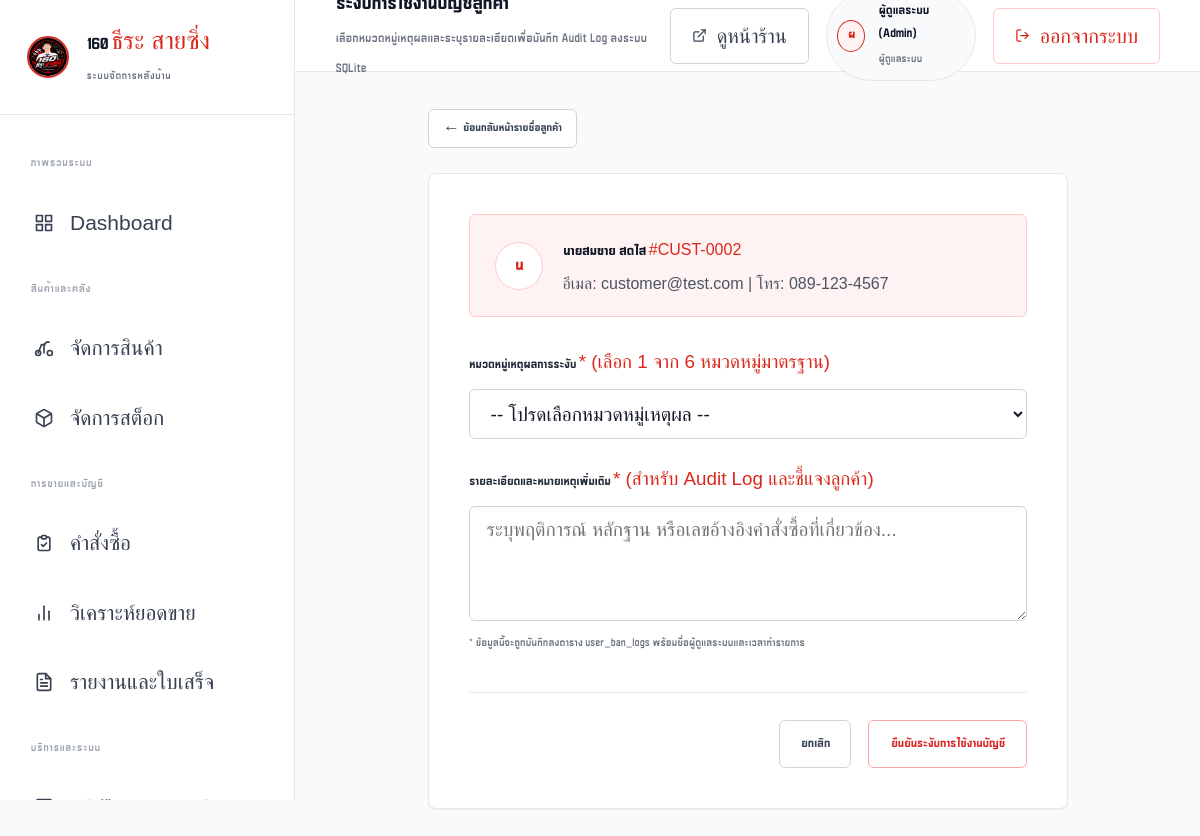
Screenshot of /admin/customer/2/ban (signed in) with the database file from the repository.
### tables this page shows
CREATE TABLE users (
        id INTEGER PRIMARY KEY AUTOINCREMENT,
        name TEXT NOT NULL,
        email TEXT NOT NULL UNIQUE,
        password_hash TEXT NOT NULL,
        role TEXT NOT NULL DEFAULT 'customer', -- 'admin' หรือ 'customer'
        phone TEXT,
        address TEXT,
        created_at TIMESTAMP DEFAULT CURRENT_TIMESTAMP
    , avatar TEXT, is_banned INTEGER DEFAULT 0, banned_at TIMESTAMP, banned_reason TEXT);

### routes/admin.py (the view, shortened to what this page needs)
@admin_bp.route('/customer/<int:user_id>/ban', methods=['GET', 'POST'])
@admin_required
def customer_ban(user_id):
    conn = get_db_connection()
    user = conn.execute("SELECT * FROM users WHERE id = ?", (user_id,)).fetchone()
    if not user:
        conn.close()
        flash('ไม่พบสมาชิกลูกค้าที่ระบุ', 'danger')
        return redirect(url_for('admin.customers'))
    if user['role'] == 'admin':
        conn.close()
        flash('ไม่อนุญาตให้ระงับการใช้งานบัญชีผู้ดูแลระบบ (Admin)', 'danger')
        return redirect(url_for('admin.customers'))
    conn.close()
    return render_template('admin/customer_ban.html', customer=user, reason_categories=BAN_REASON_CATEGORIES)

### database.py (called while the page is built)
def get_db_connection():
    os.makedirs(INSTANCE_DIR, exist_ok=True)
    conn = sqlite3.connect(DB_PATH)
    conn.row_factory = sqlite3.Row
    conn.execute("PRAGMA foreign_keys = ON;")
    return conn

### routes/auth.py (called while the page is built)
def admin_required(f):
    @wraps(f)
    def decorated_function(*args, **kwargs):
        if 'user_id' not in session:
            flash('กรุณาเข้าสู่ระบบด้วยบัญชีผู้ดูแลระบบ', 'warning')
            return redirect(url_for('auth.login', next=request.url))
        if session.get('user_role') != 'admin':
            flash('คุณไม่มีสิทธิ์เข้าถึงหน้าระบบผู้ดูแล', 'danger')
            return redirect(url_for('shop.home'))
        return f(*args, **kwargs)
    return decorated_function

### templates/admin/customer_ban.html (shortened to what this page needs)
{% extends 'admin/base_admin.html' %}
{% block page_desc %}เลือกหมวดหมู่เหตุผลและระบุรายละเอียดเพื่อบันทึก Audit Log ลงระบบ SQLite{% endblock %}
{% block admin_content %}
<div style="max-width: 640px; margin: 0 auto; width: 100%;">
  <div style="margin-bottom: 1.25rem;">
    <a href="{{ url_for('admin.customers') }}" class="admin-btn admin-btn-outline admin-btn-sm">
      &larr; ย้อนกลับหน้ารายชื่อลูกค้า
    </a>
  </div>
  <div class="admin-form-wrap">
    <div style="background: var(--admin-red-light); border: 1px solid var(--admin-red-border); border-radius: var(--admin-radius-sm); padding: 1rem 1.25rem; margin-bottom: 1.5rem; display: flex; align-items: center; gap: 1rem;">
      <div style="width: 48px; height: 48px; border-radius: 50%; background: #ffffff; color: var(--admin-red); display: flex; align-items: center; justify-content: center; font-size: 1.25rem; font-weight: 800; border: 1.5px solid var(--admin-red-border); flex-shrink: 0;">
        {{ customer.name[:1] }}
      </div>
      <div>
        <div style="font-weight: 800; font-size: 1.05rem; color: var(--admin-gray-900);">
          {{ customer.name }} <span style="font-size: 0.8rem; color: var(--admin-red); font-weight: normal;">#CUST-{{ "%04d"|format(customer.id) }}</span>
        </div>
        <div style="font-size: 0.8rem; color: var(--admin-gray-600); margin-top: 2px;">
          อีเมล: {{ customer.email }} | โทร: {{ customer.phone or '-' }}
        </div>
      </div>
    </div>
    <form action="{{ url_for('admin.customer_ban', user_id=customer.id) }}" method="POST">
      <div class="admin-form-group" style="margin-bottom: 1.25rem;">
        <label for="reason_category" class="admin-form-label">
          หมวดหมู่เหตุผลการระงับ <span class="required">* (เลือก 1 จาก 6 หมวดหมู่มาตรฐาน)</span>
        </label>
        <select name="reason_category" id="reason_category" class="admin-form-control" required>
          <option value="">-- โปรดเลือกหมวดหมู่เหตุผล --</option>
        </select>
      </div>
      <div class="admin-form-group" style="margin-bottom: 1.5rem;">
        <label for="reason_detail" class="admin-form-label">
          รายละเอียดและหมายเหตุเพิ่มเติม <span class="required">* (สำหรับ Audit Log และชี้แจงลูกค้า)</span>
        </label>
        <textarea name="reason_detail" id="reason_detail" class="admin-form-control" rows="4" required placeholder="ระบุพฤติการณ์ หลักฐาน หรือเลขอ้างอิงคำสั่งซื้อที่เกี่ยวข้อง..."></textarea>
        <span class="admin-form-hint">
          * ข้อมูลนี้จะถูกบันทึกลงตาราง user_ban_logs พร้อมชื่อผู้ดูแลระบบและเวลาทำรายการ
        </span>
      </div>
      <div class="form-actions-footer">
        <a href="{{ url_for('admin.customers') }}" class="admin-btn admin-btn-outline">
          ยกเลิก
        </a>
        <button type="submit" class="admin-btn admin-btn-danger" onclick="return confirm('ยืนยันการระงับบัญชีลูกค้ารายนี้? บัญชีจะไม่สามารถเข้าสู่ระบบได้ทันที');">
          ยืนยันระงับการใช้งานบัญชี
        </button>
      </div>
    </form>
  </div>
</div>
{% endblock %}

### static/css/style.css (style rules this page uses)
:root { --font-primary: 'Unknow-Zero', sans-serif; --primary-red: #cc0000; --primary-hover: #a30000; --dark-black: #111111; --text-main: #1f2428; --text-muted: #666666; --text-light: #999999; --bg-white: #ffffff; --bg-light: #f7f8fa; --border-light: #eaeaea; --border-subtle: #f0f0f0; --radius-xs: 2px; --radius-sm: 4px; --radius-md: 6px; --radius-full: 9999px; --transition: all 0.2s cubic-bezier(0.16, 1, 0.3, 1); }
* { box-sizing: border-box; margin: 0; padding: 0; }
html { font-size: 20px; }
body { font-family: var(--font-primary); font-size: 1.06rem; background-color: var(--bg-white); color: var(--text-main); line-height: 1.6; min-height: 100vh; display: flex; flex-direction: column; -webkit-font-smoothing: antialiased; }
input, textarea, select, button, .btn, h1, h2, h3, h4, h5, h6, .brand-title, .brand-subtitle, table, th, td { font-family: var(--font-primary); }
body, p, span, td, input, textarea, select { font-weight: 400; }
h2, h3, h4, h5, h6, th, .btn, button, strong { font-weight: 700; }

### static/css/admin.css (style rules this page uses)
:root { --admin-font: 'Unknow-Zero', sans-serif; --admin-red: #da291c; --admin-red-hover: #b91c1c; --admin-red-light: #fef2f2; --admin-red-border: #fecaca; --admin-dark: #111827; --admin-gray-900: #111827; --admin-gray-800: #1f2937; --admin-gray-700: #374151; --admin-gray-600: #4b5563; --admin-gray-500: #6b7280; --admin-gray-400: #9ca3af; --admin-gray-300: #d1d5db; --admin-gray-200: #e5e7eb; --admin-gray-100: #f3f4f6; --admin-gray-50: #f9fafb; --admin-bg: #f8fafc; --admin-card-bg: #ffffff; --admin-sidebar-width: 295px; --admin-topbar-height: 72px; --admin-radius-sm: 6px; --admin-radius-md: 8px; --admin-radius-lg: 12px; --admin-shadow-sm: 0 1px 2px rgba(0, 0, 0, 0.05); --admin-shadow-md: 0 2px 6px rgba(0, 0, 0, 0.06); }
html { font-size: 20px; }
.section-header-desc, .admin-card-sub, .kpi-metric-desc, .topbar-page-desc, .sidebar-section-title, .brand-sub-badge, .user-role-str, .admin-form-hint, .action-alert-sub, .text-muted, small { font-weight: 300 !important; }
body, p, span, td, input, select, textarea, .admin-menu-text, .admin-form-control { font-weight: 400; }
h2, h3, h4, h5, h6, th, .btn, .admin-btn, button, .admin-form-label, .admin-badge, .sidebar-menu-link.active, .price-text { font-weight: 700; }
.admin-btn { display: inline-flex; align-items: center; justify-content: center; gap: 0.45rem; font-family: var(--admin-font); font-size: 0.94rem; font-weight: 600; padding: 0.52rem 1.05rem; border-radius: var(--admin-radius-sm); cursor: pointer; text-decoration: none; transition: all 0.15s ease; line-height: 1.35; border: 1px solid transparent; }
.admin-btn-sm { padding: 0.35rem 0.72rem; font-size: 0.85rem; }
.admin-btn-outline { background-color: #ffffff; color: var(--admin-gray-700); border-color: var(--admin-gray-300); }
.admin-btn-danger { background-color: #ffffff; color: #dc2626; border-color: #fca5a5; }
.admin-form-wrap { background: #ffffff; border: 1px solid var(--admin-gray-200); border-radius: var(--admin-radius-md); padding: 2rem; box-shadow: var(--admin-shadow-sm); }
.admin-form-group { display: flex; flex-direction: column; gap: 0.45rem; }
.admin-form-label { font-size: 0.94rem; font-weight: 700; color: var(--admin-gray-800); }
.admin-form-label .required { color: var(--admin-red); }
.admin-form-control { font-family: var(--admin-font); font-size: 0.96rem; padding: 0.62rem 0.85rem; border: 1px solid var(--admin-gray-300); border-radius: var(--admin-radius-sm); background-color: #ffffff; color: var(--admin-gray-900); transition: border-color 0.15s ease; width: 100%; }
.admin-form-hint { font-size: 0.84rem; color: var(--admin-gray-500); }
.form-actions-footer { display: flex; justify-content: flex-end; align-items: center; gap: 0.85rem; margin-top: 1.75rem; padding-top: 1.35rem; border-top: 1px solid var(--admin-gray-200); }

### rows the page displays
users: name "น", name "นายสมชาย สดใส", id "0002", email "customer@test.com", phone "089-123-4567"

### other values shown
{{ session.get('user_name', 'A')[0] }} "ผ"
